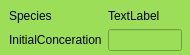
<?xml version="1.0" encoding="UTF-8"?>
<ui version="4.0">
 <class>SpeciesDataSet</class>
 <widget class="QWidget" name="SpeciesDataSet">
  <property name="geometry">
   <rect>
    <x>0</x>
    <y>0</y>
    <width>190</width>
    <height>55</height>
   </rect>
  </property>
  <property name="windowTitle">
   <string>Form</string>
  </property>
  <widget class="QFrame" name="m_speciesSet">
   <property name="geometry">
    <rect>
     <x>0</x>
     <y>0</y>
     <width>191</width>
     <height>91</height>
    </rect>
   </property>
   <property name="font">
    <font>
     <family>Verdana</family>
    </font>
   </property>
   <property name="styleSheet">
    <string notr="true">background-color: rgb(157, 222, 88);</string>
   </property>
   <layout class="QFormLayout" name="formLayout_3">
    <property name="fieldGrowthPolicy">
     <enum>QFormLayout::AllNonFixedFieldsGrow</enum>
    </property>
    <item row="0" column="0">
     <widget class="QLabel" name="label_8">
      <property name="text">
       <string>Species</string>
      </property>
     </widget>
    </item>
    <item row="0" column="1">
     <widget class="QLabel" name="tx_SpeId">
      <property name="text">
       <string>TextLabel</string>
      </property>
     </widget>
    </item>
    <item row="1" column="0">
     <widget class="QLabel" name="label_10">
      <property name="text">
       <string>InitialConceration</string>
      </property>
     </widget>
    </item>
    <item row="1" column="1">
     <widget class="QLineEdit" name="tx_SpecInitCon">
      <property name="inputMask">
       <string/>
      </property>
     </widget>
    </item>
   </layout>
  </widget>
 </widget>
 <resources/>
 <connections/>
</ui>
